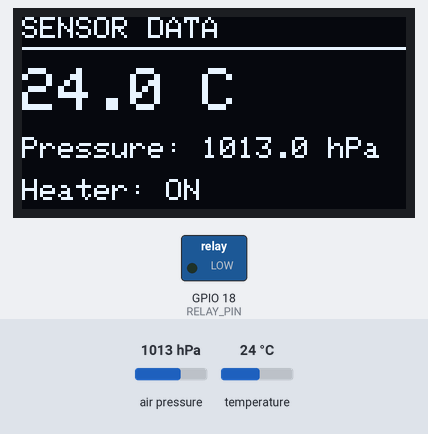
A sketch run on a simulated ESP32. Parts: 128×64 one-colour display, switched loads named in the sketch (green lamp = pin HIGH). Inputs (shaded band) come from the test bench; at power-on: temperature 24 °C, air pressure 1013 hPa. What the sketch prints to the serial monitor is not drawn.

Above: at 2.7 s.
2.8 s: temperature set to 39.5 °C
At 4.7 s:
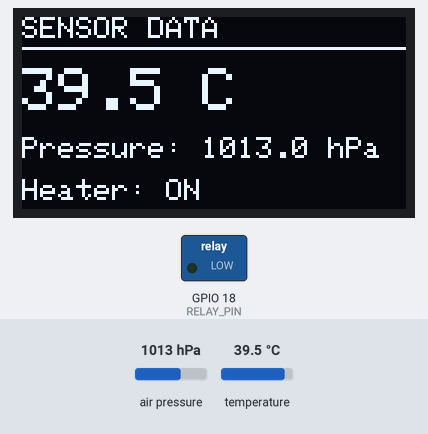
5.1 s: temperature set to 40.7 °C
At 6.8 s:
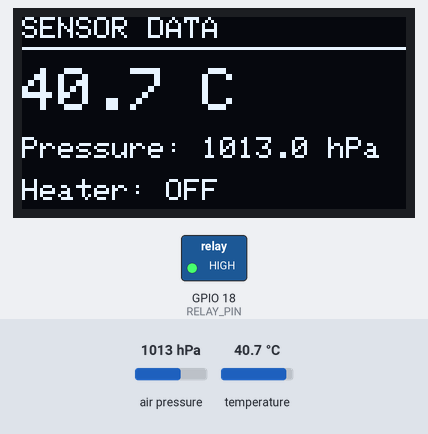
7.1 s: air pressure set to 952 hPa
At 8.3 s:
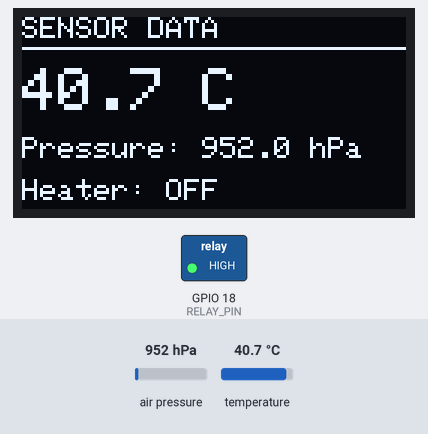
9.2 s: air pressure set to 975 hPa
At 10.7 s:
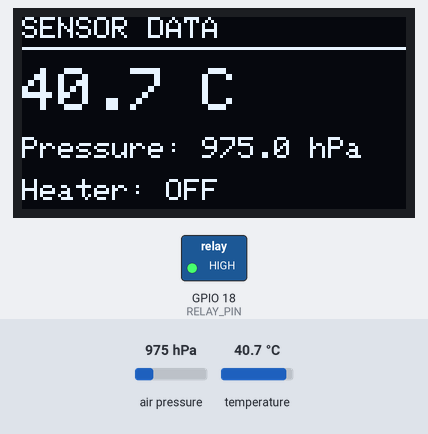
Timing chart, 0 to 12.2 s (numbered marks = the images above; inputs shaded):
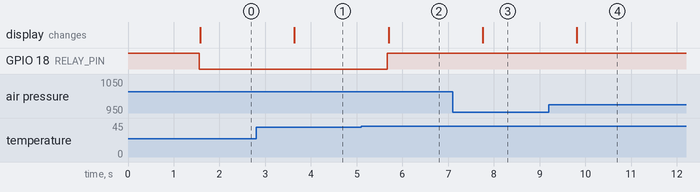

Measured:
- the behaviour switches between 39.9 and 40 °C on temperature (found by bisection; images 1 and 2)
- after the input at 2.8 s, the display: changes after 0.84 s (image 1)
- after the input at 5.1 s, GPIO 18 (RELAY_PIN): LOW → HIGH after 0.57 s; the display: changes after 0.60 s (image 2)
- after the input at 7.1 s, the display: changes after 0.65 s (image 3)
- after the input at 9.2 s, the display: changes after 0.61 s (image 4)

The sketch:

esp32code.ino
```cpp
#include <Wire.h>
#include <Adafruit_BMP280.h>
#include <Adafruit_GFX.h>
#include <Adafruit_SSD1306.h>

// =========================
// PINS
// =========================
#define SDA_PIN 21
#define SCL_PIN 22
#define RELAY_PIN 18

// =========================
// I2C ADDRESSES
// =========================
#define BMP280_ADDRESS 0x76
#define OLED_ADDRESS 0x3C

// =========================
// OLED
// =========================
#define SCREEN_WIDTH 128
#define SCREEN_HEIGHT 64
#define OLED_RESET -1

// =========================
// HEATER THRESHOLDS
// =========================
#define HEATER_ON_TEMP  35.0
#define HEATER_OFF_TEMP 40.0

Adafruit_BMP280 bmp;

Adafruit_SSD1306 display(
  SCREEN_WIDTH,
  SCREEN_HEIGHT,
  &Wire,
  OLED_RESET
);

bool heaterState = false;

void setup() {

  Serial.begin(115200);

  Wire.begin(SDA_PIN, SCL_PIN);

  // Relay active LOW
  pinMode(RELAY_PIN, OUTPUT);

  // Heater OFF at startup
  digitalWrite(RELAY_PIN, HIGH);


  // BMP280
  if (!bmp.begin(BMP280_ADDRESS)) {

    Serial.println("BMP280 NOT FOUND!");

    while (1) {
      digitalWrite(RELAY_PIN, HIGH);
      delay(1000);
    }
  }


  // OLED
  if (!display.begin(
        SSD1306_SWITCHCAPVCC,
        OLED_ADDRESS
      )) {

    Serial.println("OLED NOT FOUND!");

    while (1) {
      digitalWrite(RELAY_PIN, HIGH);
      delay(1000);
    }
  }


  display.clearDisplay();
  display.setTextColor(SSD1306_WHITE);

  display.setTextSize(2);
  display.setCursor(10, 10);
  display.println("READY");

  display.setTextSize(1);
  display.setCursor(15, 40);
  display.println("Sensor connected");

  display.display();

  delay(1500);
}


void loop() {

  // ==================================
  // SENSOR VALUES
  // ==================================

  float temperature = bmp.readTemperature();

  float pressure = bmp.readPressure() / 100.0F;


  // ==================================
  // SENSOR ERROR
  // ==================================

  if (isnan(temperature) || isnan(pressure)) {

    heaterState = false;

    // Safety: heater OFF
    digitalWrite(RELAY_PIN, HIGH);

    display.clearDisplay();

    display.setTextColor(SSD1306_WHITE);

    display.setTextSize(1);

    display.setCursor(20, 20);
    display.println("SENSOR ERROR!");

    display.setCursor(20, 40);
    display.println("HEATER OFF");

    display.display();

    delay(1000);

    return;
  }


  // ==================================
  // HEATER CONTROL
  // ==================================

  if (temperature <= HEATER_ON_TEMP) {

    heaterState = true;
  }

  if (temperature >= HEATER_OFF_TEMP) {

    heaterState = false;
  }


  // Active LOW relay

  if (heaterState) {

    digitalWrite(RELAY_PIN, LOW);

  } else {

    digitalWrite(RELAY_PIN, HIGH);
  }


  // ==================================
  // OLED
  // ==================================

  display.clearDisplay();

  display.setTextColor(SSD1306_WHITE);


  // Header
  display.setTextSize(1);

  display.setCursor(0, 0);
  display.println("SENSOR DATA");

  display.drawLine(
    0, 10,
    127, 10,
    SSD1306_WHITE
  );


  // ==================================
  // ACTUAL TEMPERATURE
  // ==================================

  display.setTextSize(2);

  display.setCursor(0, 17);

  display.print(temperature, 1);
  display.print(" C");


  // ==================================
  // ACTUAL PRESSURE
  // ==================================

  display.setTextSize(1);

  display.setCursor(0, 40);

  display.print("Pressure: ");

  display.print(pressure, 1);

  display.println(" hPa");


  // ==================================
  // RELAY STATUS
  // ==================================

  display.setCursor(0, 54);

  display.print("Heater: ");

  if (heaterState) {
    display.print("ON");
  } else {
    display.print("OFF");
  }


  display.display();


  // ==================================
  // SERIAL MONITOR
  // ==================================

  Serial.print("Temperature = ");
  Serial.print(temperature, 2);
  Serial.print(" C");

  Serial.print(" | Pressure = ");
  Serial.print(pressure, 2);
  Serial.print(" hPa");

  Serial.print(" | Heater = ");

  if (heaterState) {
    Serial.println("ON");
  } else {
    Serial.println("OFF");
  }


  delay(1000);
}
```
